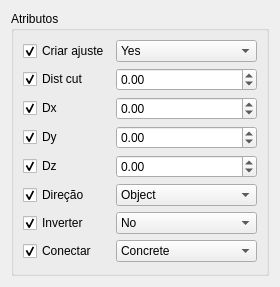
<?xml version="1.0" encoding="UTF-8"?>
<ui version="4.0">
 <class>PurlinsForm</class>
 <widget class="QDialog" name="PurlinsForm">
  <property name="geometry">
   <rect>
    <x>0</x>
    <y>0</y>
    <width>280</width>
    <height>287</height>
   </rect>
  </property>
  <property name="sizePolicy">
   <sizepolicy hsizetype="MinimumExpanding" vsizetype="MinimumExpanding">
    <horstretch>0</horstretch>
    <verstretch>0</verstretch>
   </sizepolicy>
  </property>
  <property name="windowTitle">
   <string>Beam Properties</string>
  </property>
  <layout class="QGridLayout" name="gridLayout_2">
   <item row="0" column="0">
    <widget class="QGroupBox" name="groupBox_2">
     <property name="title">
      <string>Atributos</string>
     </property>
     <layout class="QGridLayout" name="gridLayout">
      <item row="0" column="0">
       <widget class="QCheckBox" name="checkBoxToggleCreateFit">
        <property name="text">
         <string>Criar ajuste</string>
        </property>
        <property name="checked">
         <bool>true</bool>
        </property>
        <property name="objectProperty" stdset="0">
         <string>CreateFit</string>
        </property>
        <property name="widgetAction" stdset="0">
         <string>toggleModifyProperty</string>
        </property>
       </widget>
      </item>
      <item row="0" column="1">
       <widget class="QComboBox" name="comboBoxCreateFit">
        <property name="sizePolicy">
         <sizepolicy hsizetype="MinimumExpanding" vsizetype="Fixed">
          <horstretch>0</horstretch>
          <verstretch>0</verstretch>
         </sizepolicy>
        </property>
        <property name="currentText">
         <string>Yes</string>
        </property>
        <property name="currentIndex">
         <number>0</number>
        </property>
        <property name="objectProperty" stdset="0">
         <string>CreateFit</string>
        </property>
        <property name="widgetAction" stdset="0">
         <string/>
        </property>
        <item>
         <property name="text">
          <string>Yes</string>
         </property>
        </item>
        <item>
         <property name="text">
          <string>No</string>
         </property>
        </item>
       </widget>
      </item>
      <item row="1" column="0">
       <widget class="QCheckBox" name="checkBoxToggleMovCutZ">
        <property name="text">
         <string>Dist cut</string>
        </property>
        <property name="checked">
         <bool>true</bool>
        </property>
        <property name="objectProperty" stdset="0">
         <string>MovCutZ</string>
        </property>
        <property name="widgetAction" stdset="0">
         <string>toggleModifyProperty</string>
        </property>
       </widget>
      </item>
      <item row="1" column="1">
       <widget class="QDoubleSpinBox" name="doubleSpinBoxMovCutZ">
        <property name="sizeIncrement">
         <size>
          <width>0</width>
          <height>0</height>
         </size>
        </property>
        <property name="minimum">
         <double>-100000000000.000000000000000</double>
        </property>
        <property name="maximum">
         <double>100000000000.000000000000000</double>
        </property>
        <property name="value">
         <double>0.000000000000000</double>
        </property>
        <property name="objectProperty" stdset="0">
         <string>MovCutZ</string>
        </property>
        <property name="widgetAction" stdset="0">
         <string/>
        </property>
       </widget>
      </item>
      <item row="2" column="0">
       <widget class="QCheckBox" name="checkBoxToggleMovX">
        <property name="text">
         <string>Dx</string>
        </property>
        <property name="checked">
         <bool>true</bool>
        </property>
        <property name="objectProperty" stdset="0">
         <string>MovX</string>
        </property>
        <property name="widgetAction" stdset="0">
         <string>toggleModifyProperty</string>
        </property>
       </widget>
      </item>
      <item row="2" column="1">
       <widget class="QDoubleSpinBox" name="doubleSpinBoxMovX">
        <property name="sizeIncrement">
         <size>
          <width>0</width>
          <height>0</height>
         </size>
        </property>
        <property name="minimum">
         <double>-100000000000.000000000000000</double>
        </property>
        <property name="maximum">
         <double>100000000000.000000000000000</double>
        </property>
        <property name="value">
         <double>0.000000000000000</double>
        </property>
        <property name="objectProperty" stdset="0">
         <string>MovX</string>
        </property>
        <property name="widgetAction" stdset="0">
         <string/>
        </property>
       </widget>
      </item>
      <item row="3" column="0">
       <widget class="QCheckBox" name="checkBoxToggleMovY">
        <property name="text">
         <string>Dy</string>
        </property>
        <property name="checked">
         <bool>true</bool>
        </property>
        <property name="objectProperty" stdset="0">
         <string>MovY</string>
        </property>
        <property name="widgetAction" stdset="0">
         <string>toggleModifyProperty</string>
        </property>
       </widget>
      </item>
      <item row="3" column="1">
       <widget class="QDoubleSpinBox" name="doubleSpinBoxMovY">
        <property name="sizeIncrement">
         <size>
          <width>0</width>
          <height>0</height>
         </size>
        </property>
        <property name="minimum">
         <double>-100000000000.000000000000000</double>
        </property>
        <property name="maximum">
         <double>100000000000.000000000000000</double>
        </property>
        <property name="value">
         <double>0.000000000000000</double>
        </property>
        <property name="objectProperty" stdset="0">
         <string>MovY</string>
        </property>
        <property name="widgetAction" stdset="0">
         <string/>
        </property>
       </widget>
      </item>
      <item row="4" column="0">
       <widget class="QCheckBox" name="checkBoxToggleMovZ">
        <property name="text">
         <string>Dz</string>
        </property>
        <property name="checked">
         <bool>true</bool>
        </property>
        <property name="objectProperty" stdset="0">
         <string>MovZ</string>
        </property>
        <property name="widgetAction" stdset="0">
         <string>toggleModifyProperty</string>
        </property>
       </widget>
      </item>
      <item row="4" column="1">
       <widget class="QDoubleSpinBox" name="doubleSpinBoxMovZ">
        <property name="sizeIncrement">
         <size>
          <width>0</width>
          <height>0</height>
         </size>
        </property>
        <property name="minimum">
         <double>-100000000000.000000000000000</double>
        </property>
        <property name="maximum">
         <double>100000000000.000000000000000</double>
        </property>
        <property name="value">
         <double>0.000000000000000</double>
        </property>
        <property name="objectProperty" stdset="0">
         <string>MovZ</string>
        </property>
        <property name="widgetAction" stdset="0">
         <string/>
        </property>
       </widget>
      </item>
      <item row="5" column="0">
       <widget class="QCheckBox" name="checkBoxToggleDirection">
        <property name="text">
         <string>Direção</string>
        </property>
        <property name="checked">
         <bool>true</bool>
        </property>
        <property name="objectProperty" stdset="0">
         <string notr="true">Direction</string>
        </property>
        <property name="widgetAction" stdset="0">
         <string notr="true">toggleModifyProperty</string>
        </property>
       </widget>
      </item>
      <item row="5" column="1">
       <widget class="QComboBox" name="comboBoxDirection">
        <property name="currentText">
         <string>Object</string>
        </property>
        <property name="currentIndex">
         <number>0</number>
        </property>
        <property name="objectProperty" stdset="0">
         <string notr="true">Direction</string>
        </property>
        <property name="widgetAction" stdset="0">
         <string notr="true"/>
        </property>
        <item>
         <property name="text">
          <string>Object</string>
         </property>
        </item>
        <item>
         <property name="text">
          <string>Working Plane</string>
         </property>
        </item>
        <item>
         <property name="text">
          <string>Axis</string>
         </property>
        </item>
       </widget>
      </item>
      <item row="6" column="0">
       <widget class="QCheckBox" name="checkBoxToggleInvert">
        <property name="text">
         <string>Inverter</string>
        </property>
        <property name="checked">
         <bool>true</bool>
        </property>
        <property name="objectProperty" stdset="0">
         <string>Invert</string>
        </property>
        <property name="widgetAction" stdset="0">
         <string>toggleModifyProperty</string>
        </property>
       </widget>
      </item>
      <item row="6" column="1">
       <widget class="QComboBox" name="comboBoxInvert">
        <property name="sizePolicy">
         <sizepolicy hsizetype="MinimumExpanding" vsizetype="Fixed">
          <horstretch>0</horstretch>
          <verstretch>0</verstretch>
         </sizepolicy>
        </property>
        <property name="currentText">
         <string>No</string>
        </property>
        <property name="currentIndex">
         <number>0</number>
        </property>
        <property name="objectProperty" stdset="0">
         <string>Invert</string>
        </property>
        <property name="widgetAction" stdset="0">
         <string/>
        </property>
        <item>
         <property name="text">
          <string>No</string>
         </property>
        </item>
        <item>
         <property name="text">
          <string>Yes</string>
         </property>
        </item>
       </widget>
      </item>
      <item row="7" column="0">
       <widget class="QCheckBox" name="checkBoxToggleConnectTo">
        <property name="text">
         <string>Conectar</string>
        </property>
        <property name="checked">
         <bool>true</bool>
        </property>
        <property name="objectProperty" stdset="0">
         <string notr="true">ConnectTo</string>
        </property>
        <property name="widgetAction" stdset="0">
         <string notr="true">toggleModifyProperty</string>
        </property>
       </widget>
      </item>
      <item row="7" column="1">
       <widget class="QComboBox" name="comboBoxConnectTo">
        <property name="currentText">
         <string>Concrete</string>
        </property>
        <property name="currentIndex">
         <number>0</number>
        </property>
        <property name="objectProperty" stdset="0">
         <string notr="true">ConnectTo</string>
        </property>
        <property name="widgetAction" stdset="0">
         <string notr="true"/>
        </property>
        <item>
         <property name="text">
          <string>Concrete</string>
         </property>
        </item>
        <item>
         <property name="text">
          <string>Object</string>
         </property>
        </item>
        <item>
         <property name="text">
          <string>None</string>
         </property>
        </item>
       </widget>
      </item>
     </layout>
    </widget>
   </item>
  </layout>
 </widget>
 <resources/>
 <connections/>
</ui>
